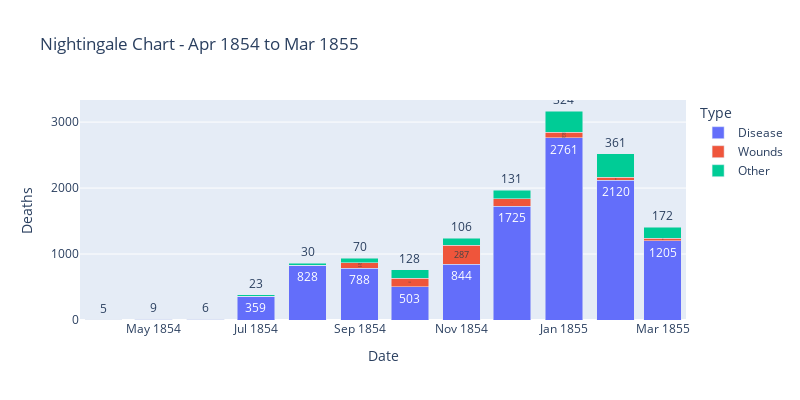

The code cell stored with this chart in its notebook:
### Code cell
#using the melt function to get one column for category name
Nightviz = nightingdata1.melt(
    id_vars=['Date', 'Month', 'Year', 'Army'],
    value_vars=['Disease', 'Wounds','Other'],     # Grouping the types together
    var_name='Type',
    value_name='Deaths'
)

fig = px.bar(
    Nightviz,
    x='Date',
    y='Deaths',
    color='Type',
    title='Nightingale Chart - Apr 1854 to Mar 1855',
    hover_data=['Type', 'Army']
)

fig.update_layout(
    width=800, 
    height=400,
    barmode='stack'  
)
fig.update_traces(texttemplate='%{y}', textposition='outside')

fig.show()

### Figure 1 — Plotly figure (JSON) as saved in the notebook; plotly's stock layout.template omitted (floating-point values rounded to 4 significant figures)
{"data": [{"alignmentgroup": "True", "customdata": [["Disease", 8571], ["Disease", 23333], ["Disease", 28333], ["Disease", 28722], ["Disease", 30246], ["Disease", 30290], ["Disease", 30643], ["Disease", 29736], ["Disease", 32779], ["Disease", 32393], ["Disease", 30919], ["Disease", 30107]], "hovertemplate": "Type=%{customdata[0]}<br>Date=%{x}<br>Deaths=%{y}<br>Army=%{customdata[1]}<extra></extra>", "legendgroup": "Disease", "marker": {"color": "#636efa", "pattern": {"shape": ""}}, "name": "Disease", "offsetgroup": "Disease", "orientation": "v", "showlegend": true, "textposition": "outside", "texttemplate": "%{y}", "type": "bar", "x": ["1854-04-01", "1854-05-01", "1854-06-01", "1854-07-01", "1854-08-01", "1854-09-01", "1854-10-01", "1854-11-01", "1854-12-01", "1855-01-01", "1855-02-01", "1855-03-01"], "xaxis": "x", "y": [1, 12, 11, 359, 828, 788, 503, 844, 1725, 2761, 2120, 1205], "yaxis": "y"}, {"alignmentgroup": "True", "customdata": [["Wounds", 8571], ["Wounds", 23333], ["Wounds", 28333], ["Wounds", 28722], ["Wounds", 30246], ["Wounds", 30290], ["Wounds", 30643], ["Wounds", 29736], ["Wounds", 32779], ["Wounds", 32393], ["Wounds", 30919], ["Wounds", 30107]], "hovertemplate": "Type=%{customdata[0]}<br>Date=%{x}<br>Deaths=%{y}<br>Army=%{customdata[1]}<extra></extra>", "legendgroup": "Wounds", "marker": {"color": "#EF553B", "pattern": {"shape": ""}}, "name": "Wounds", "offsetgroup": "Wounds", "orientation": "v", "showlegend": true, "textposition": "outside", "texttemplate": "%{y}", "type": "bar", "x": ["1854-04-01", "1854-05-01", "1854-06-01", "1854-07-01", "1854-08-01", "1854-09-01", "1854-10-01", "1854-11-01", "1854-12-01", "1855-01-01", "1855-02-01", "1855-03-01"], "xaxis": "x", "y": [0, 0, 0, 0, 1, 81, 132, 287, 114, 83, 42, 32], "yaxis": "y"}, {"alignmentgroup": "True", "customdata": [["Other", 8571], ["Other", 23333], ["Other", 28333], ["Other", 28722], ["Other", 30246], ["Other", 30290], ["Other", 30643], ["Other", 29736], ["Other", 32779], ["Other", 32393], ["Other", 30919], ["Other", 30107]], "hovertemplate": "Type=%{customdata[0]}<br>Date=%{x}<br>Deaths=%{y}<br>Army=%{customdata[1]}<extra></extra>", "legendgroup": "Other", "marker": {"color": "#00cc96", "pattern": {"shape": ""}}, "name": "Other", "offsetgroup": "Other", "orientation": "v", "showlegend": true, "textposition": "outside", "texttemplate": "%{y}", "type": "bar", "x": ["1854-04-01", "1854-05-01", "1854-06-01", "1854-07-01", "1854-08-01", "1854-09-01", "1854-10-01", "1854-11-01", "1854-12-01", "1855-01-01", "1855-02-01", "1855-03-01"], "xaxis": "x", "y": [5, 9, 6, 23, 30, 70, 128, 106, 131, 324, 361, 172], "yaxis": "y"}], "layout": {"barmode": "stack", "height": 400, "legend": {"title": {"text": "Type"}, "tracegroupgap": 0}, "title": {"text": "Nightingale Chart - Apr 1854 to Mar 1855"}, "width": 800, "xaxis": {"anchor": "y", "domain": [0, 1], "title": {"text": "Date"}}, "yaxis": {"anchor": "x", "domain": [0, 1], "title": {"text": "Deaths"}}}}
